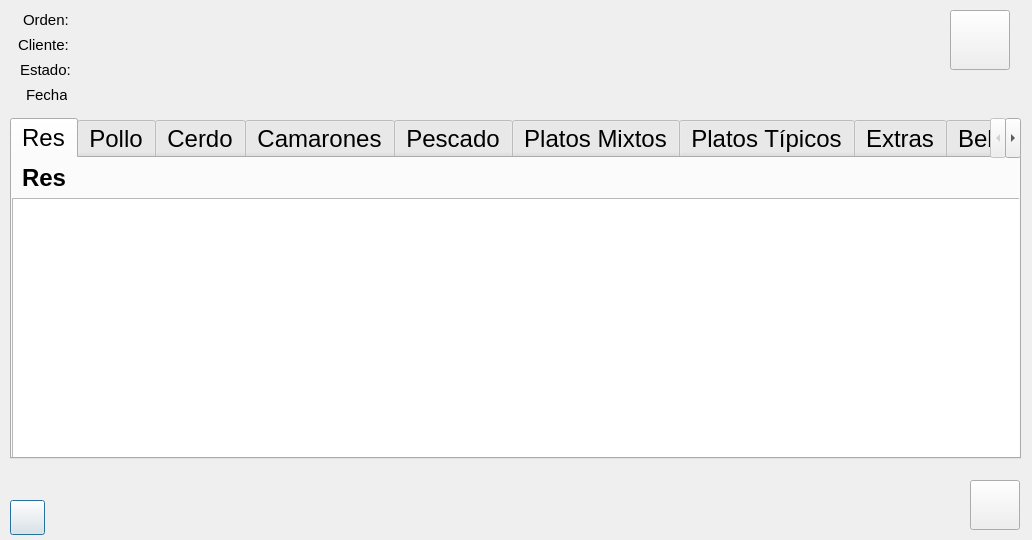
<?xml version="1.0" encoding="UTF-8"?>
<ui version="4.0">
 <class>agregarProductos</class>
 <widget class="QDialog" name="agregarProductos">
  <property name="geometry">
   <rect>
    <x>0</x>
    <y>0</y>
    <width>1032</width>
    <height>540</height>
   </rect>
  </property>
  <property name="windowTitle">
   <string>Agregar Producto</string>
  </property>
  <widget class="QLabel" name="label_11">
   <property name="geometry">
    <rect>
     <x>23</x>
     <y>10</y>
     <width>61</width>
     <height>20</height>
    </rect>
   </property>
   <property name="font">
    <font>
     <pointsize>11</pointsize>
    </font>
   </property>
   <property name="text">
    <string>Orden:</string>
   </property>
  </widget>
  <widget class="QLabel" name="txt_estado">
   <property name="geometry">
    <rect>
     <x>73</x>
     <y>60</y>
     <width>101</width>
     <height>20</height>
    </rect>
   </property>
   <property name="font">
    <font>
     <pointsize>11</pointsize>
    </font>
   </property>
   <property name="text">
    <string/>
   </property>
  </widget>
  <widget class="QLabel" name="txt_orden">
   <property name="geometry">
    <rect>
     <x>73</x>
     <y>10</y>
     <width>101</width>
     <height>20</height>
    </rect>
   </property>
   <property name="font">
    <font>
     <pointsize>11</pointsize>
    </font>
   </property>
   <property name="text">
    <string/>
   </property>
  </widget>
  <widget class="QTabWidget" name="tabWidget">
   <property name="geometry">
    <rect>
     <x>10</x>
     <y>118</y>
     <width>1011</width>
     <height>341</height>
    </rect>
   </property>
   <property name="font">
    <font>
     <pointsize>18</pointsize>
    </font>
   </property>
   <property name="currentIndex">
    <number>0</number>
   </property>
   <property name="iconSize">
    <size>
     <width>16</width>
     <height>16</height>
    </size>
   </property>
   <widget class="QWidget" name="tab">
    <property name="enabled">
     <bool>true</bool>
    </property>
    <attribute name="title">
     <string>Res</string>
    </attribute>
    <widget class="QLabel" name="label_3">
     <property name="geometry">
      <rect>
       <x>10</x>
       <y>10</y>
       <width>331</width>
       <height>20</height>
      </rect>
     </property>
     <property name="font">
      <font>
       <pointsize>18</pointsize>
       <bold>true</bold>
      </font>
     </property>
     <property name="text">
      <string>Res</string>
     </property>
    </widget>
    <widget class="QListWidget" name="list_res">
     <property name="geometry">
      <rect>
       <x>0</x>
       <y>40</y>
       <width>1011</width>
       <height>261</height>
      </rect>
     </property>
     <property name="font">
      <font>
       <pointsize>18</pointsize>
      </font>
     </property>
    </widget>
   </widget>
   <widget class="QWidget" name="tab_2">
    <attribute name="title">
     <string>Pollo</string>
    </attribute>
    <widget class="QLabel" name="label_6">
     <property name="geometry">
      <rect>
       <x>10</x>
       <y>10</y>
       <width>51</width>
       <height>20</height>
      </rect>
     </property>
     <property name="font">
      <font>
       <pointsize>15</pointsize>
       <bold>true</bold>
      </font>
     </property>
     <property name="text">
      <string>Pollo</string>
     </property>
    </widget>
    <widget class="QListWidget" name="list_pollo">
     <property name="geometry">
      <rect>
       <x>0</x>
       <y>40</y>
       <width>1011</width>
       <height>291</height>
      </rect>
     </property>
     <property name="font">
      <font>
       <pointsize>18</pointsize>
      </font>
     </property>
    </widget>
   </widget>
   <widget class="QWidget" name="tab_3">
    <attribute name="title">
     <string>Cerdo</string>
    </attribute>
    <widget class="QLabel" name="label_4">
     <property name="geometry">
      <rect>
       <x>10</x>
       <y>10</y>
       <width>331</width>
       <height>20</height>
      </rect>
     </property>
     <property name="font">
      <font>
       <pointsize>15</pointsize>
       <bold>true</bold>
      </font>
     </property>
     <property name="text">
      <string>Cerdo</string>
     </property>
    </widget>
    <widget class="QListWidget" name="list_cerdo">
     <property name="geometry">
      <rect>
       <x>0</x>
       <y>40</y>
       <width>1011</width>
       <height>261</height>
      </rect>
     </property>
     <property name="font">
      <font>
       <pointsize>18</pointsize>
      </font>
     </property>
    </widget>
   </widget>
   <widget class="QWidget" name="tab_4">
    <attribute name="title">
     <string>Camarones</string>
    </attribute>
    <widget class="QLabel" name="label_5">
     <property name="geometry">
      <rect>
       <x>10</x>
       <y>10</y>
       <width>331</width>
       <height>20</height>
      </rect>
     </property>
     <property name="font">
      <font>
       <pointsize>15</pointsize>
       <bold>true</bold>
      </font>
     </property>
     <property name="text">
      <string>Camarones</string>
     </property>
    </widget>
    <widget class="QListWidget" name="list_camarones">
     <property name="geometry">
      <rect>
       <x>0</x>
       <y>40</y>
       <width>1011</width>
       <height>261</height>
      </rect>
     </property>
     <property name="font">
      <font>
       <pointsize>18</pointsize>
      </font>
     </property>
    </widget>
   </widget>
   <widget class="QWidget" name="tab_5">
    <attribute name="title">
     <string>Pescado</string>
    </attribute>
    <widget class="QLabel" name="label_7">
     <property name="geometry">
      <rect>
       <x>10</x>
       <y>10</y>
       <width>331</width>
       <height>20</height>
      </rect>
     </property>
     <property name="font">
      <font>
       <pointsize>15</pointsize>
       <bold>true</bold>
      </font>
     </property>
     <property name="text">
      <string>Pescado</string>
     </property>
    </widget>
    <widget class="QListWidget" name="list_pescado">
     <property name="geometry">
      <rect>
       <x>0</x>
       <y>40</y>
       <width>1011</width>
       <height>261</height>
      </rect>
     </property>
     <property name="font">
      <font>
       <pointsize>18</pointsize>
      </font>
     </property>
    </widget>
   </widget>
   <widget class="QWidget" name="tab_6">
    <attribute name="title">
     <string>Platos Mixtos</string>
    </attribute>
    <widget class="QListWidget" name="list_mixtos">
     <property name="geometry">
      <rect>
       <x>0</x>
       <y>40</y>
       <width>1011</width>
       <height>261</height>
      </rect>
     </property>
     <property name="font">
      <font>
       <pointsize>18</pointsize>
      </font>
     </property>
    </widget>
    <widget class="QLabel" name="label_17">
     <property name="geometry">
      <rect>
       <x>10</x>
       <y>10</y>
       <width>331</width>
       <height>20</height>
      </rect>
     </property>
     <property name="font">
      <font>
       <pointsize>15</pointsize>
       <bold>true</bold>
      </font>
     </property>
     <property name="text">
      <string>Platos Mixtos</string>
     </property>
    </widget>
   </widget>
   <widget class="QWidget" name="tab_7">
    <attribute name="title">
     <string>Platos Típicos</string>
    </attribute>
    <widget class="QListWidget" name="list_tipicos">
     <property name="geometry">
      <rect>
       <x>0</x>
       <y>40</y>
       <width>1011</width>
       <height>261</height>
      </rect>
     </property>
     <property name="font">
      <font>
       <pointsize>18</pointsize>
      </font>
     </property>
    </widget>
    <widget class="QLabel" name="label_18">
     <property name="geometry">
      <rect>
       <x>10</x>
       <y>10</y>
       <width>331</width>
       <height>20</height>
      </rect>
     </property>
     <property name="font">
      <font>
       <pointsize>15</pointsize>
       <bold>true</bold>
      </font>
     </property>
     <property name="text">
      <string>Platos Típicos</string>
     </property>
    </widget>
   </widget>
   <widget class="QWidget" name="tab_8">
    <attribute name="title">
     <string>Extras</string>
    </attribute>
    <widget class="QLabel" name="label_19">
     <property name="geometry">
      <rect>
       <x>10</x>
       <y>10</y>
       <width>331</width>
       <height>20</height>
      </rect>
     </property>
     <property name="font">
      <font>
       <pointsize>15</pointsize>
       <bold>true</bold>
      </font>
     </property>
     <property name="text">
      <string>Extras</string>
     </property>
    </widget>
    <widget class="QListWidget" name="list_extras">
     <property name="geometry">
      <rect>
       <x>0</x>
       <y>40</y>
       <width>1011</width>
       <height>261</height>
      </rect>
     </property>
     <property name="font">
      <font>
       <pointsize>18</pointsize>
      </font>
     </property>
    </widget>
   </widget>
   <widget class="QWidget" name="tab_9">
    <attribute name="title">
     <string>Bebidas</string>
    </attribute>
    <widget class="QLabel" name="label_20">
     <property name="geometry">
      <rect>
       <x>10</x>
       <y>10</y>
       <width>331</width>
       <height>20</height>
      </rect>
     </property>
     <property name="font">
      <font>
       <pointsize>15</pointsize>
       <bold>true</bold>
      </font>
     </property>
     <property name="text">
      <string>Bebidas</string>
     </property>
    </widget>
    <widget class="QListWidget" name="list_bebidas">
     <property name="geometry">
      <rect>
       <x>0</x>
       <y>40</y>
       <width>1011</width>
       <height>261</height>
      </rect>
     </property>
     <property name="font">
      <font>
       <pointsize>18</pointsize>
      </font>
     </property>
    </widget>
   </widget>
  </widget>
  <widget class="QLabel" name="label_15">
   <property name="geometry">
    <rect>
     <x>26</x>
     <y>85</y>
     <width>41</width>
     <height>20</height>
    </rect>
   </property>
   <property name="font">
    <font>
     <pointsize>11</pointsize>
    </font>
   </property>
   <property name="text">
    <string>Fecha:</string>
   </property>
  </widget>
  <widget class="QLabel" name="label_12">
   <property name="geometry">
    <rect>
     <x>18</x>
     <y>35</y>
     <width>51</width>
     <height>20</height>
    </rect>
   </property>
   <property name="font">
    <font>
     <pointsize>11</pointsize>
    </font>
   </property>
   <property name="text">
    <string>Cliente:</string>
   </property>
  </widget>
  <widget class="QPushButton" name="butt_agregar">
   <property name="geometry">
    <rect>
     <x>10</x>
     <y>500</y>
     <width>35</width>
     <height>35</height>
    </rect>
   </property>
   <property name="font">
    <font>
     <pointsize>9</pointsize>
    </font>
   </property>
   <property name="styleSheet">
    <string notr="true">color: rgb(0, 0, 0);</string>
   </property>
   <property name="text">
    <string/>
   </property>
   <property name="iconSize">
    <size>
     <width>26</width>
     <height>26</height>
    </size>
   </property>
  </widget>
  <widget class="QLabel" name="txt_cliente">
   <property name="geometry">
    <rect>
     <x>73</x>
     <y>35</y>
     <width>101</width>
     <height>20</height>
    </rect>
   </property>
   <property name="font">
    <font>
     <pointsize>11</pointsize>
    </font>
   </property>
   <property name="text">
    <string/>
   </property>
  </widget>
  <widget class="QPushButton" name="butt_view_order">
   <property name="geometry">
    <rect>
     <x>950</x>
     <y>10</y>
     <width>60</width>
     <height>60</height>
    </rect>
   </property>
   <property name="text">
    <string/>
   </property>
   <property name="iconSize">
    <size>
     <width>50</width>
     <height>50</height>
    </size>
   </property>
  </widget>
  <widget class="QLabel" name="txt_fecha">
   <property name="geometry">
    <rect>
     <x>73</x>
     <y>85</y>
     <width>101</width>
     <height>20</height>
    </rect>
   </property>
   <property name="font">
    <font>
     <pointsize>11</pointsize>
    </font>
   </property>
   <property name="text">
    <string/>
   </property>
  </widget>
  <widget class="QLabel" name="label_13">
   <property name="geometry">
    <rect>
     <x>20</x>
     <y>60</y>
     <width>51</width>
     <height>20</height>
    </rect>
   </property>
   <property name="font">
    <font>
     <pointsize>11</pointsize>
    </font>
   </property>
   <property name="text">
    <string>Estado:</string>
   </property>
  </widget>
  <widget class="QPushButton" name="butt_cancel">
   <property name="geometry">
    <rect>
     <x>970</x>
     <y>480</y>
     <width>50</width>
     <height>50</height>
    </rect>
   </property>
   <property name="font">
    <font>
     <pointsize>12</pointsize>
    </font>
   </property>
   <property name="text">
    <string/>
   </property>
   <property name="iconSize">
    <size>
     <width>40</width>
     <height>40</height>
    </size>
   </property>
  </widget>
 </widget>
 <resources/>
 <connections>
  <connection>
   <sender>list_res</sender>
   <signal>itemClicked(QListWidgetItem*)</signal>
   <receiver>butt_agregar</receiver>
   <slot>click()</slot>
   <hints>
    <hint type="sourcelabel">
     <x>379</x>
     <y>310</y>
    </hint>
    <hint type="destinationlabel">
     <x>27</x>
     <y>477</y>
    </hint>
   </hints>
  </connection>
  <connection>
   <sender>list_pollo</sender>
   <signal>itemClicked(QListWidgetItem*)</signal>
   <receiver>butt_agregar</receiver>
   <slot>click()</slot>
   <hints>
    <hint type="sourcelabel">
     <x>379</x>
     <y>310</y>
    </hint>
    <hint type="destinationlabel">
     <x>27</x>
     <y>477</y>
    </hint>
   </hints>
  </connection>
  <connection>
   <sender>list_cerdo</sender>
   <signal>itemClicked(QListWidgetItem*)</signal>
   <receiver>butt_agregar</receiver>
   <slot>click()</slot>
   <hints>
    <hint type="sourcelabel">
     <x>379</x>
     <y>310</y>
    </hint>
    <hint type="destinationlabel">
     <x>27</x>
     <y>477</y>
    </hint>
   </hints>
  </connection>
  <connection>
   <sender>list_camarones</sender>
   <signal>itemClicked(QListWidgetItem*)</signal>
   <receiver>butt_agregar</receiver>
   <slot>click()</slot>
   <hints>
    <hint type="sourcelabel">
     <x>379</x>
     <y>310</y>
    </hint>
    <hint type="destinationlabel">
     <x>27</x>
     <y>477</y>
    </hint>
   </hints>
  </connection>
  <connection>
   <sender>list_mixtos</sender>
   <signal>itemClicked(QListWidgetItem*)</signal>
   <receiver>butt_agregar</receiver>
   <slot>click()</slot>
   <hints>
    <hint type="sourcelabel">
     <x>379</x>
     <y>310</y>
    </hint>
    <hint type="destinationlabel">
     <x>27</x>
     <y>477</y>
    </hint>
   </hints>
  </connection>
  <connection>
   <sender>list_tipicos</sender>
   <signal>itemClicked(QListWidgetItem*)</signal>
   <receiver>butt_agregar</receiver>
   <slot>click()</slot>
   <hints>
    <hint type="sourcelabel">
     <x>379</x>
     <y>310</y>
    </hint>
    <hint type="destinationlabel">
     <x>27</x>
     <y>477</y>
    </hint>
   </hints>
  </connection>
  <connection>
   <sender>list_pescado</sender>
   <signal>itemClicked(QListWidgetItem*)</signal>
   <receiver>butt_agregar</receiver>
   <slot>click()</slot>
   <hints>
    <hint type="sourcelabel">
     <x>379</x>
     <y>310</y>
    </hint>
    <hint type="destinationlabel">
     <x>27</x>
     <y>477</y>
    </hint>
   </hints>
  </connection>
  <connection>
   <sender>list_extras</sender>
   <signal>itemClicked(QListWidgetItem*)</signal>
   <receiver>butt_agregar</receiver>
   <slot>click()</slot>
   <hints>
    <hint type="sourcelabel">
     <x>464</x>
     <y>310</y>
    </hint>
    <hint type="destinationlabel">
     <x>27</x>
     <y>477</y>
    </hint>
   </hints>
  </connection>
  <connection>
   <sender>list_bebidas</sender>
   <signal>itemClicked(QListWidgetItem*)</signal>
   <receiver>butt_agregar</receiver>
   <slot>click()</slot>
   <hints>
    <hint type="sourcelabel">
     <x>464</x>
     <y>310</y>
    </hint>
    <hint type="destinationlabel">
     <x>27</x>
     <y>477</y>
    </hint>
   </hints>
  </connection>
 </connections>
</ui>
